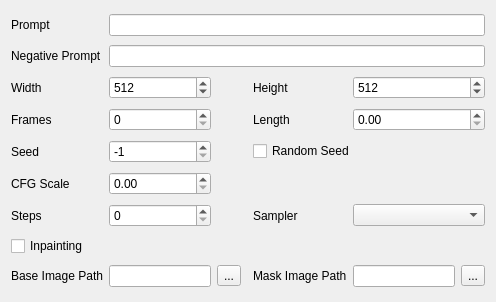
<?xml version="1.0" encoding="UTF-8"?>
<ui version="4.0">
 <class>Form</class>
 <widget class="QWidget" name="Form">
  <property name="geometry">
   <rect>
    <x>0</x>
    <y>0</y>
    <width>496</width>
    <height>302</height>
   </rect>
  </property>
  <property name="windowTitle">
   <string>Form</string>
  </property>
  <layout class="QGridLayout" name="gridLayout">
   <item row="0" column="0">
    <widget class="QLabel" name="label_3">
     <property name="text">
      <string>Prompt</string>
     </property>
     <property name="buddy">
      <cstring>promptLed</cstring>
     </property>
    </widget>
   </item>
   <item row="0" column="1" colspan="6">
    <widget class="QLineEdit" name="promptLed"/>
   </item>
   <item row="1" column="0">
    <widget class="QLabel" name="label_5">
     <property name="text">
      <string>Negative Prompt</string>
     </property>
     <property name="buddy">
      <cstring>negativePromptLed</cstring>
     </property>
    </widget>
   </item>
   <item row="1" column="1" colspan="6">
    <widget class="QLineEdit" name="negativePromptLed"/>
   </item>
   <item row="2" column="0">
    <widget class="QLabel" name="label">
     <property name="text">
      <string>Width</string>
     </property>
     <property name="buddy">
      <cstring>widthSbx</cstring>
     </property>
    </widget>
   </item>
   <item row="2" column="1">
    <widget class="QSpinBox" name="widthSbx">
     <property name="maximum">
      <number>8096</number>
     </property>
     <property name="value">
      <number>512</number>
     </property>
    </widget>
   </item>
   <item row="2" column="4">
    <widget class="QLabel" name="label_10">
     <property name="text">
      <string>Height</string>
     </property>
     <property name="buddy">
      <cstring>heightSbx</cstring>
     </property>
    </widget>
   </item>
   <item row="2" column="5" colspan="2">
    <widget class="QSpinBox" name="heightSbx">
     <property name="maximum">
      <number>8096</number>
     </property>
     <property name="value">
      <number>512</number>
     </property>
    </widget>
   </item>
   <item row="3" column="0">
    <widget class="QLabel" name="label_2">
     <property name="text">
      <string>Frames</string>
     </property>
     <property name="buddy">
      <cstring>framesSbx</cstring>
     </property>
    </widget>
   </item>
   <item row="3" column="1">
    <widget class="QSpinBox" name="framesSbx">
     <property name="toolTip">
      <string>Number of frames to generate. Only used when generating videos</string>
     </property>
    </widget>
   </item>
   <item row="3" column="4">
    <widget class="QLabel" name="label_11">
     <property name="text">
      <string>Length</string>
     </property>
     <property name="buddy">
      <cstring>lengthSbx</cstring>
     </property>
    </widget>
   </item>
   <item row="3" column="5" colspan="2">
    <widget class="QDoubleSpinBox" name="lengthSbx">
     <property name="toolTip">
      <string>Length in seconds of audio output</string>
     </property>
    </widget>
   </item>
   <item row="4" column="0">
    <widget class="QLabel" name="label_4">
     <property name="text">
      <string>Seed</string>
     </property>
     <property name="buddy">
      <cstring>seedSbx</cstring>
     </property>
    </widget>
   </item>
   <item row="4" column="1">
    <widget class="QSpinBox" name="seedSbx">
     <property name="minimum">
      <number>-1</number>
     </property>
     <property name="maximum">
      <number>999999999</number>
     </property>
     <property name="value">
      <number>-1</number>
     </property>
    </widget>
   </item>
   <item row="4" column="4" colspan="3">
    <widget class="QCheckBox" name="randomSeedCbx">
     <property name="text">
      <string>Random Seed</string>
     </property>
    </widget>
   </item>
   <item row="5" column="0">
    <widget class="QLabel" name="label_6">
     <property name="text">
      <string>CFG Scale</string>
     </property>
     <property name="buddy">
      <cstring>cfgSbx</cstring>
     </property>
    </widget>
   </item>
   <item row="5" column="1">
    <widget class="QDoubleSpinBox" name="cfgSbx"/>
   </item>
   <item row="6" column="0">
    <widget class="QLabel" name="label_7">
     <property name="text">
      <string>Steps</string>
     </property>
     <property name="buddy">
      <cstring>stepsSbx</cstring>
     </property>
    </widget>
   </item>
   <item row="6" column="1">
    <widget class="QSpinBox" name="stepsSbx"/>
   </item>
   <item row="6" column="4">
    <widget class="QLabel" name="label_12">
     <property name="text">
      <string>Sampler</string>
     </property>
     <property name="buddy">
      <cstring>samplerCmb</cstring>
     </property>
    </widget>
   </item>
   <item row="6" column="5" colspan="2">
    <widget class="QComboBox" name="samplerCmb"/>
   </item>
   <item row="7" column="0" colspan="3">
    <widget class="QCheckBox" name="inpaintingCbx">
     <property name="toolTip">
      <string>Enables inpainting sampling. Only available when sampling from an inpainting model</string>
     </property>
     <property name="text">
      <string>Inpainting</string>
     </property>
    </widget>
   </item>
   <item row="8" column="0">
    <widget class="QLabel" name="label_8">
     <property name="text">
      <string>Base Image Path</string>
     </property>
     <property name="buddy">
      <cstring>imagePathLed</cstring>
     </property>
    </widget>
   </item>
   <item row="8" column="1">
    <widget class="QLineEdit" name="imagePathLed">
     <property name="toolTip">
      <string>The base image used when inpainting</string>
     </property>
    </widget>
   </item>
   <item row="8" column="2">
    <widget class="QToolButton" name="imagePathBtn">
     <property name="text">
      <string>...</string>
     </property>
    </widget>
   </item>
   <item row="8" column="3">
    <spacer name="horizontalSpacer">
     <property name="orientation">
      <enum>Qt::Orientation::Horizontal</enum>
     </property>
     <property name="sizeHint" stdset="0">
      <size>
       <width>0</width>
       <height>20</height>
      </size>
     </property>
    </spacer>
   </item>
   <item row="8" column="4">
    <widget class="QLabel" name="label_9">
     <property name="text">
      <string>Mask Image Path</string>
     </property>
     <property name="buddy">
      <cstring>maskPathLed</cstring>
     </property>
    </widget>
   </item>
   <item row="8" column="5">
    <widget class="QLineEdit" name="maskPathLed">
     <property name="toolTip">
      <string>The mask used when inpainting</string>
     </property>
    </widget>
   </item>
   <item row="8" column="6">
    <widget class="QToolButton" name="maskPathBtn">
     <property name="text">
      <string>...</string>
     </property>
    </widget>
   </item>
  </layout>
 </widget>
 <tabstops>
  <tabstop>promptLed</tabstop>
  <tabstop>negativePromptLed</tabstop>
  <tabstop>widthSbx</tabstop>
  <tabstop>heightSbx</tabstop>
  <tabstop>framesSbx</tabstop>
  <tabstop>lengthSbx</tabstop>
  <tabstop>seedSbx</tabstop>
  <tabstop>randomSeedCbx</tabstop>
  <tabstop>cfgSbx</tabstop>
  <tabstop>stepsSbx</tabstop>
  <tabstop>samplerCmb</tabstop>
  <tabstop>inpaintingCbx</tabstop>
  <tabstop>imagePathLed</tabstop>
  <tabstop>imagePathBtn</tabstop>
  <tabstop>maskPathLed</tabstop>
  <tabstop>maskPathBtn</tabstop>
 </tabstops>
 <resources/>
 <connections/>
</ui>
